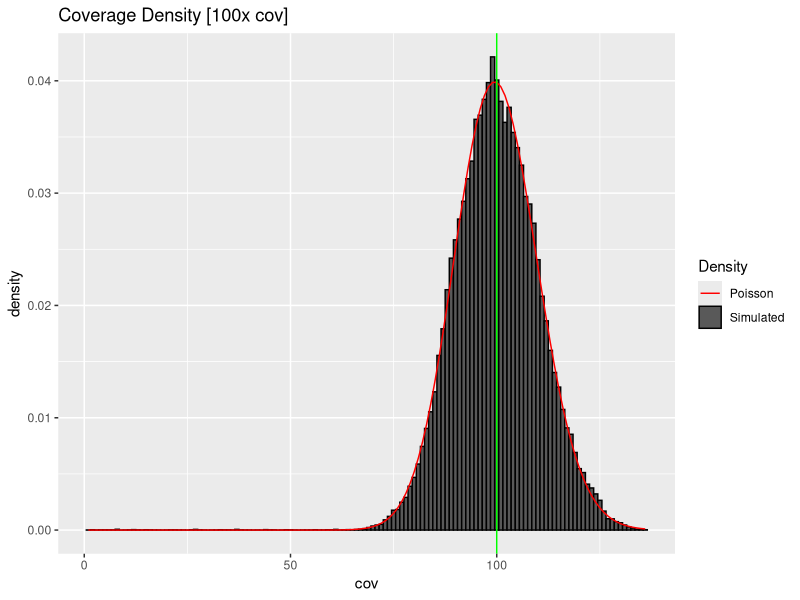
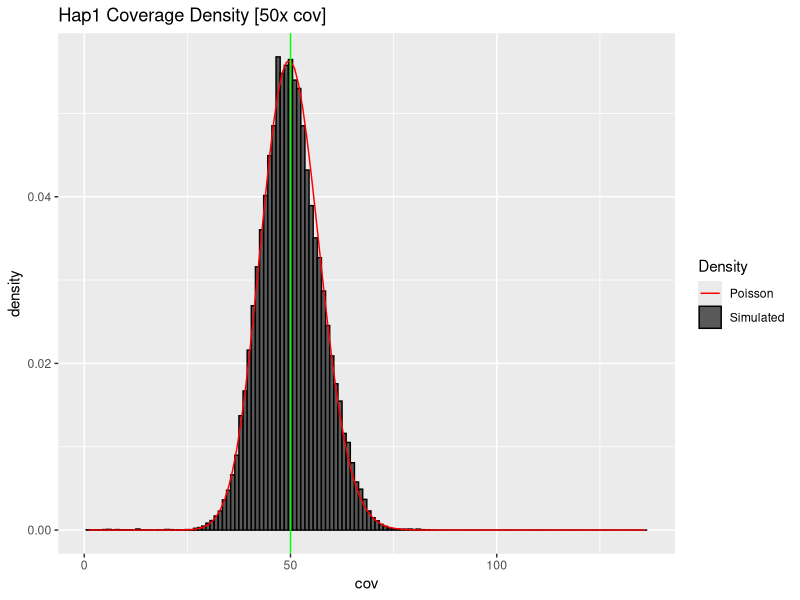
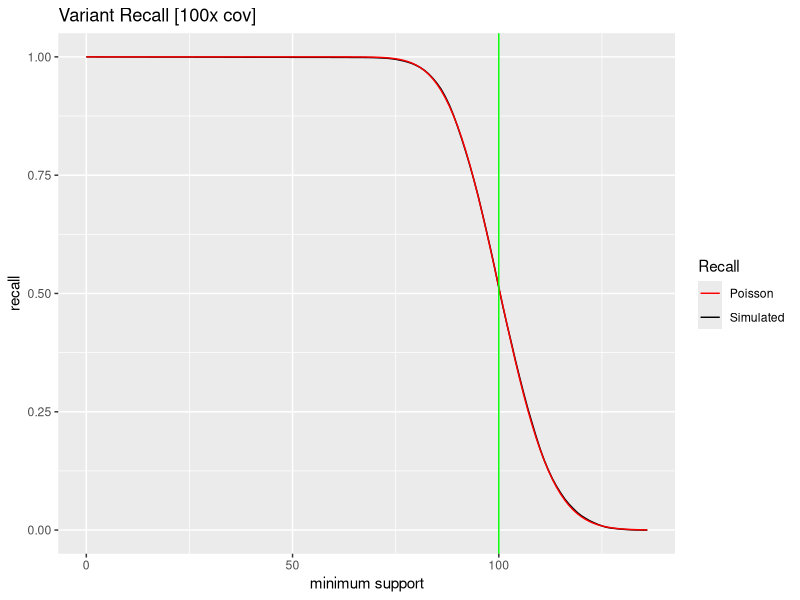
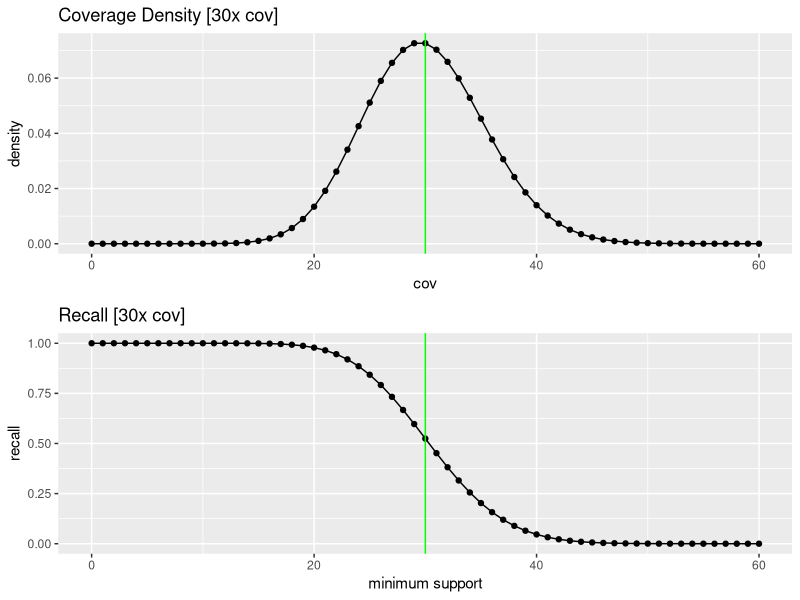
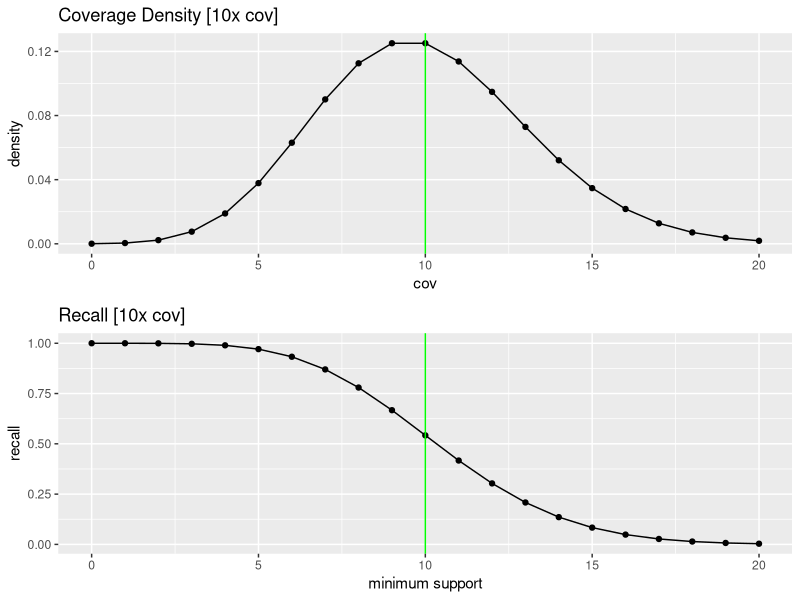
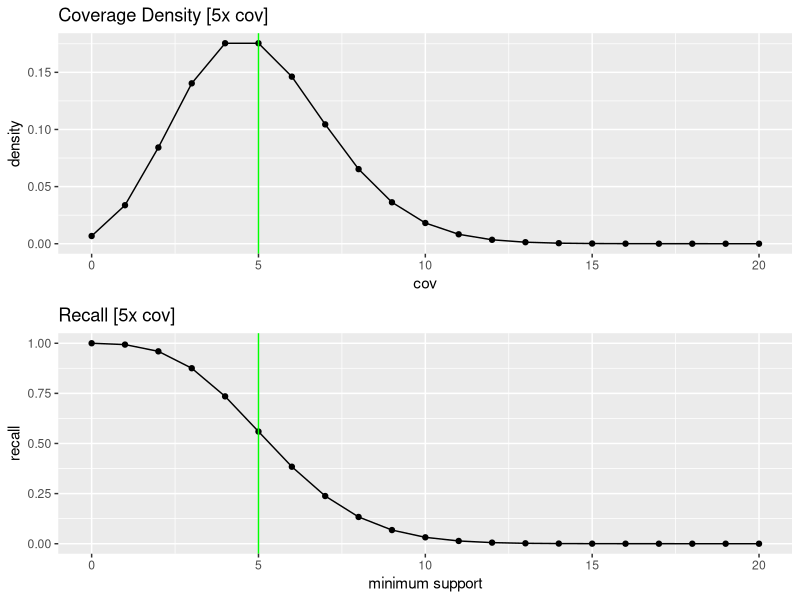
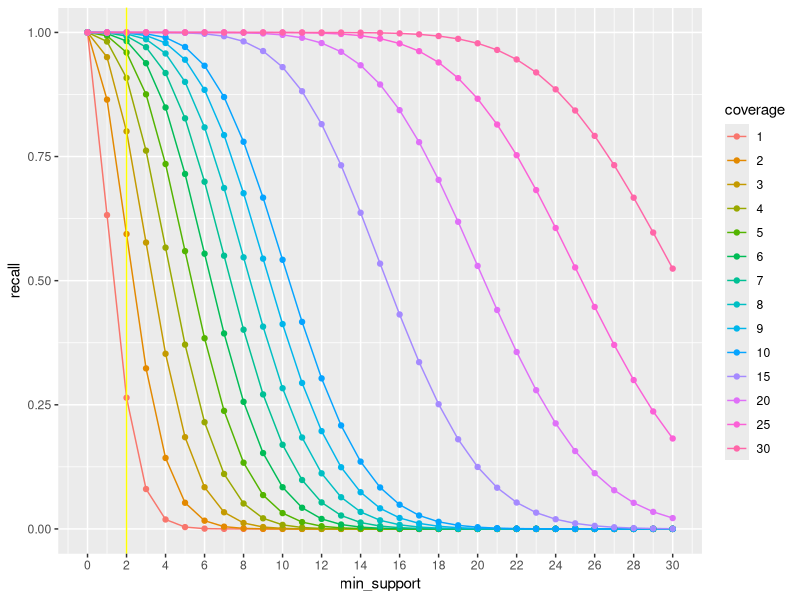
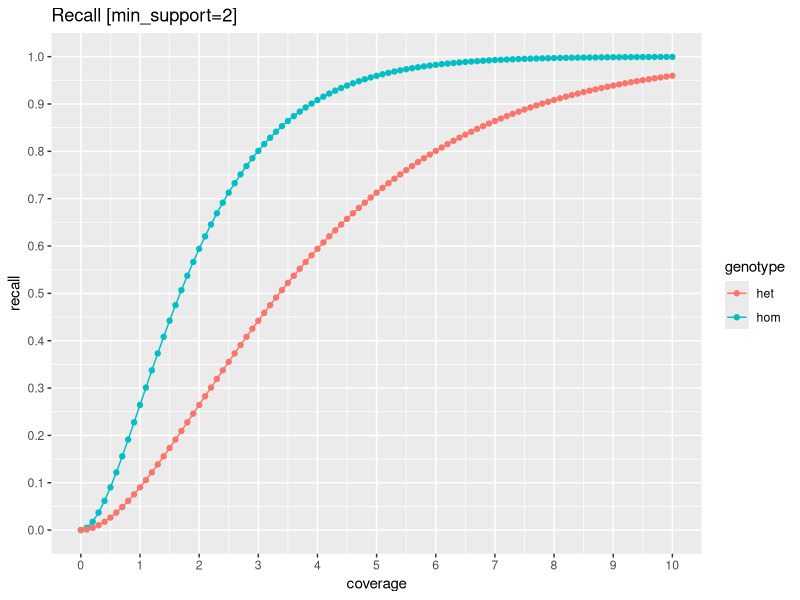

Source code (R) for these figures, in order:
## ---- chunk 1
knitr::opts_chunk$set(echo = TRUE)
library(ggplot2)
library(gridExtra)
library(tidyr)
library(tidyverse)
## ---- chunk 2
genome_length <- 100000
coverage <- 100
read_length <- 100
num_reads <- (genome_length * coverage) / read_length
print(paste0("Simulating ", coverage, "x coverage for a ", genome_length, "bp genome (", num_reads, " reads)"))
## ---- chunk 3
hap_reads <- c(2:1) * 0
haplotype_coverage <- matrix(0, genome_length, 2)
## ---- chunk 4
for (x in 1:num_reads)
{
  haplotype <- sample.int(2, 1)
  read_pos <- sample.int(genome_length-read_length+1, 1)
  hap_reads[haplotype] <- hap_reads[haplotype]+1
  
  for (pos in read_pos:(read_pos+read_length-1))
  {
    haplotype_coverage[pos, haplotype] = haplotype_coverage[pos, haplotype] + 1
  }
}
## ---- chunk 5
## sum the covearge together to compute the total coverage
total_coverage = haplotype_coverage[,1] + haplotype_coverage[,2]
## ---- chunk 6
cat(paste("Read counts: \n",
"  hap1:", hap_reads[1], "hap2:", hap_reads[2], "total:", hap_reads[1] + hap_reads[2], "\n",
"Coverage per haplotype:\n",
"  hap1:",  mean(haplotype_coverage[,1]), "+/-", format(sd(haplotype_coverage[,1]), digits=4), "[expected sd:", format(sqrt(mean(haplotype_coverage[,1])), digits=4), "]\n",
"  hap2:",  mean(haplotype_coverage[,2]), "+/-", format(sd(haplotype_coverage[,2]), digits=4), "[expected sd:", format(sqrt(mean(haplotype_coverage[,2])), digits=4), "]\n",
"  total:", mean(total_coverage),         "+/-", format(sd(total_coverage),         digits=4), "[expected sd:", format(sqrt(mean(total_coverage)), digits=4), "]\n"))
## ---- chunk 7
df <- data.frame(total=total_coverage, hap1=haplotype_coverage[,1], hap2=haplotype_coverage[,2])
max_coverage = max(total_coverage)
coverages=seq(1:max_coverage)
total_density = dpois(coverages, mean(df$total))
hap1_density  = dpois(coverages, mean(df$hap1))
hap2_density  = dpois(coverages, mean(df$hap2))
model <- data.frame(cov=coverages, total_density=total_density)
## ---- chunk 8
ggplot(df, aes(x=total)) + geom_histogram(binwidth=1, aes(y=..density.., color="Simulated")) +
  geom_line(data=model, aes(x=cov, y=total_density, color="Poisson")) + geom_vline(xintercept=coverage, color="green") +
  scale_color_manual("Density", values=c("red", "black")) +
  labs(title=paste0("Coverage Density [", coverage, "x cov]"), x="cov")
## ---- chunk 9
ggplot(df, aes(x=hap1)) + geom_histogram(binwidth=1, aes(y=..density.., color="Simulated")) +
  geom_line(data=model, aes(x=cov, y=hap1_density, color="Poisson")) + geom_vline(xintercept=coverage/2, color="green") +
  scale_color_manual("Density", values=c("red", "black")) +
  labs(title=paste0("Hap1 Coverage Density [", coverage/2, "x cov]"), x="cov")
## ---- chunk 10
cov_cutoff <- 0:max_coverage
cov_avail <- rep(0,length(cov_cutoff))
for (x in cov_cutoff)
{
  cov_avail[x]=length(total_coverage[total_coverage >= cov_cutoff[x]])
}
df_cov <- data.frame(cutoff = cov_cutoff, avail=cov_avail, avail_perc=cov_avail/genome_length)
df_cov_model <- data.frame(cutoff = cov_cutoff, perc = (1-ppois(cov_cutoff-1, coverage)))
## ---- chunk 11
ggplot(df_cov, aes(x=cutoff, y=avail_perc, color="Simulated")) + geom_line() + 
  geom_line(data=df_cov_model, aes(x=cutoff, y=perc, col="Poisson")) + geom_vline(xintercept=100, color="green") +
  scale_color_manual("Recall", values=c("red", "black")) +
  labs(title=paste0("Variant Recall [", coverage, "x cov]"), x="minimum support", y="recall")
## ---- chunk 12
mean_cov <- 30; max_range <- 60
p1<-ggplot(data.frame(cov=0:max_range, density=dpois(0:max_range, mean_cov)), aes(x=cov, y=density)) + geom_line() + geom_point() +
  geom_vline(xintercept=mean_cov, color="green") + labs(title=paste0("Coverage Density [", mean_cov, "x cov]"))
p2<-ggplot(data.frame(cov=0:max_range, recall=(1-ppois(0:max_range-1, mean_cov))), aes(x=cov, y=recall)) + 
  geom_line() + geom_point() + geom_vline(xintercept=mean_cov, color="green") + labs(x="minimum support", title=paste0("Recall [", mean_cov, "x cov]")) 

grid.arrange(p1,p2)
## ---- chunk 13
mean_cov <- 10; max_range <- 20
p1<-ggplot(data.frame(cov=0:max_range, density=dpois(0:max_range, mean_cov)), aes(x=cov, y=density)) + geom_line() + geom_point() +
  geom_vline(xintercept=mean_cov, color="green") + labs(title=paste0("Coverage Density [", mean_cov, "x cov]"))
p2<-ggplot(data.frame(cov=0:max_range, recall=(1-ppois(0:max_range-1, mean_cov))), aes(x=cov, y=recall)) + 
  geom_line() + geom_point() + geom_vline(xintercept=mean_cov, color="green") + labs(x="minimum support", title=paste0("Recall [", mean_cov, "x cov]")) 

grid.arrange(p1,p2)
## ---- chunk 14
mean_cov <- 5; max_range <- 20
p1<-ggplot(data.frame(cov=0:max_range, density=dpois(0:max_range, mean_cov)), aes(x=cov, y=density)) + geom_line() + geom_point() +
  geom_vline(xintercept=mean_cov, color="green") + labs(title=paste0("Coverage Density [", mean_cov, "x cov]"))
p2<-ggplot(data.frame(cov=0:max_range, recall=(1-ppois(0:max_range-1, mean_cov))), aes(x=cov, y=recall)) + 
  geom_line() + geom_point() + geom_vline(xintercept=mean_cov, color="green") + labs(x="minimum support", title=paste0("Recall [", mean_cov, "x cov]")) 

grid.arrange(p1,p2)
## ---- chunk 15
coverages = c(1,2,3,4,5,6,7,8,9,10,15,20,25,30); min_support=0:30; 
recall = data.frame(min_support=min_support)
for (c in coverages)
{
  rrdf=as.data.frame(x=(1-ppois(min_support-1, c)))
  colnames(rrdf)=c(c)
  recall=cbind(recall, rrdf)
}
cat("Recall as a function of minimum support and total coverage")
knitr::kable(head(recall))
## ---- chunk 16
recall_long <- recall %>% pivot_longer(!min_support, names_to="coverage")
recall_long$coverage <- factor(as.factor(recall_long$coverage), levels=coverages)

ggplot(recall_long, aes(x=min_support, y=value, color=coverage)) + geom_line() + geom_point() +
  labs(y="recall") + geom_vline(xintercept=2, color="yellow") + scale_x_continuous(breaks=scales::pretty_breaks(n=15))
## ---- chunk 17
min_support=2
cc<-seq(0,10,.1)

recall_min <- data.frame(coverage=cc, hom=(1-ppois(min_support-1, cc)), het=(1-ppois(min_support-1, cc/2)))
recall_min_long <- recall_min %>% pivot_longer(!coverage, names_to="genotype")

ggplot(recall_min_long, aes(x=coverage, y=value, color=genotype)) + geom_line() + geom_point() +
  labs(y="recall", title=paste0("Recall [min_support=",min_support,"]")) + 
  scale_x_continuous(breaks=scales::pretty_breaks(n=10)) + scale_y_continuous(breaks=scales::pretty_breaks(n=10))


pdf("recall_coverage.pdf")
ggplot(recall_min_long, aes(x=coverage, y=value, color=genotype)) + geom_line() + geom_point() +
  labs(y="recall", title=paste0("Recall [min_support=",min_support,"]")) + 
  scale_x_continuous(breaks=scales::pretty_breaks(n=10)) + 
  scale_y_continuous(breaks=scales::pretty_breaks(n=10)) +
  theme(legend.position = c(.9, .15))
dev.off()

## ---- chunk 18
min_support=1
cc<-seq(0,10,.1)

recall_min <- data.frame(coverage=cc, hom=(1-ppois(min_support-1, cc)), het=(1-ppois(min_support-1, cc/2)))
recall_min_long <- recall_min %>% pivot_longer(!coverage, names_to="genotype")

ggplot(recall_min_long, aes(x=coverage, y=value, color=genotype)) + geom_line() + geom_point() +
  labs(y="recall", title=paste0("Recall [min_support=",min_support,"]")) + 
  scale_x_continuous(breaks=scales::pretty_breaks(n=10)) + scale_y_continuous(breaks=scales::pretty_breaks(n=10))
## ---- chunk 19
mean_cov <- 10; max_ins=20000; ins_len=seq(0,max_ins,1000); min_support=2; read_length=20000
ggplot(data.frame(ins_len=ins_len, recall=(1-ppois(min_support-1, mean_cov*(1-ins_len/read_length)))), aes(x=ins_len, y=recall)) + 
  geom_line() + geom_point() + labs(x="insertion length", title=paste0("Recall [", mean_cov, "x cov, min_support=", min_support, "]")) 
## ---- chunk 20
mean_cov <- 10; max_ins=20000; ins_len=seq(0,max_ins,1000); min_support=2; read_length=20000

ins_recall = data.frame(ins_len=ins_len, 
                        "5x"=(1-ppois(min_support-1, 5*(1-ins_len/read_length))),
                        "10x"=(1-ppois(min_support-1, 10*(1-ins_len/read_length))),
                        "20x"=(1-ppois(min_support-1, 20*(1-ins_len/read_length))),
                        check.names = FALSE)

ins_recall_long <- ins_recall %>% pivot_longer(!ins_len, names_to="coverage")

ins_recall_long$coverage <- factor(ins_recall_long$coverage, levels=c("5x", "10x", "20x"))
ins_recall_long

ggplot(ins_recall_long, aes(x=ins_len, y=value, color=coverage)) + 
  geom_line() + geom_point() + 
  labs(x="insertion length", title=paste0("Recall [min_support=", min_support, "]")) +
  theme(legend.position = c(.1, .2))

pdf("recall_insertions.pdf")
ggplot(ins_recall_long, aes(x=ins_len, y=value, color=coverage)) + 
  geom_line() + geom_point() + 
  labs(x="insertion length", y="recall", title=paste0("Recall [min_support=", min_support, "]")) +
  scale_x_continuous(breaks=scales::pretty_breaks(n=10)) + 
  scale_y_continuous(breaks=scales::pretty_breaks(n=10)) +
  theme(legend.position = c(.11, .15))
dev.off()

